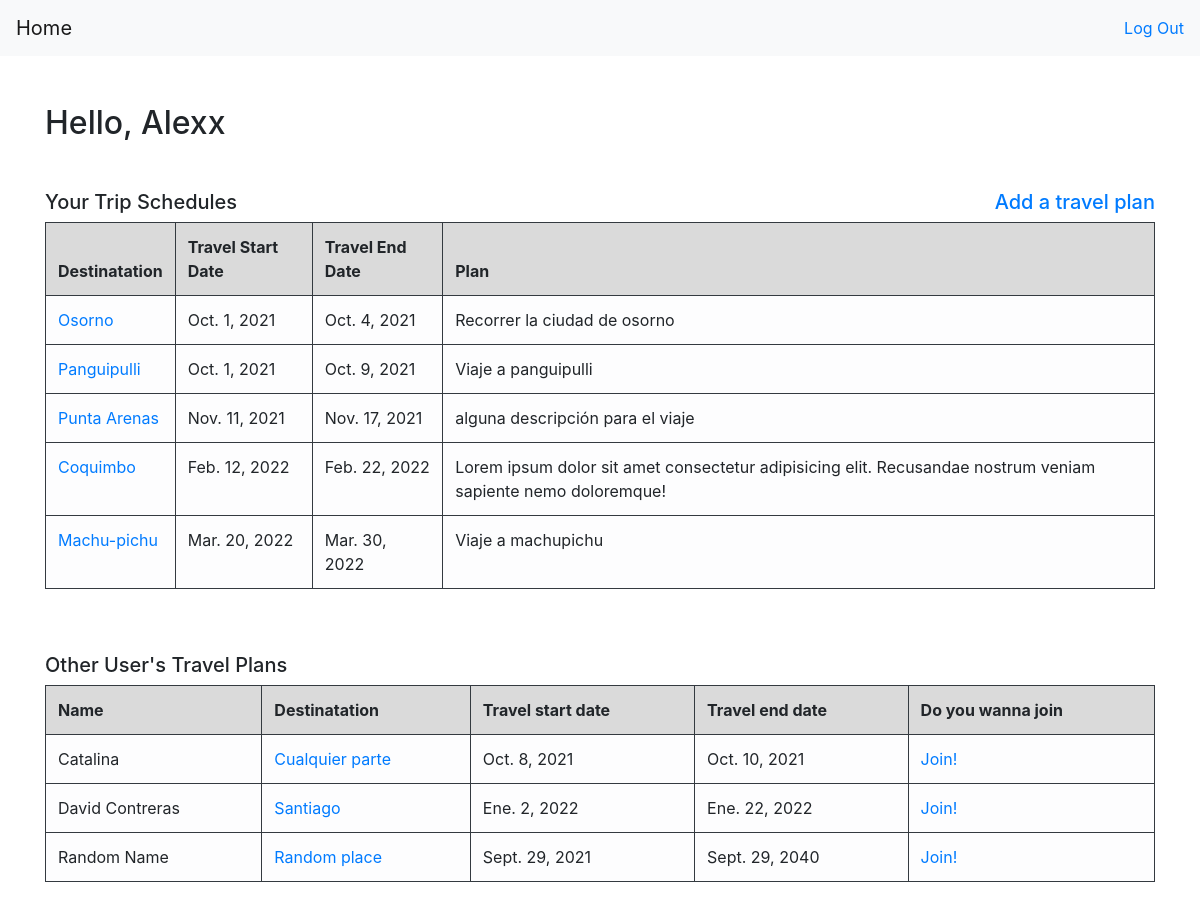
The app's page /travels/ (signed in) with its own data.
### login/models.py (models this page shows)
class User(models.Model):
    name = models.CharField(max_length=100)
    user_name = models.CharField(max_length=100)
    password = models.CharField(max_length=100)
    created_at = models.DateTimeField(auto_now_add=True)
    updated_at = models.DateTimeField(auto_now=True)
    objects = UserManager()

### travel_buddy/models.py (models this page shows)
class Travel(models.Model):
    destination = models.CharField(max_length=100)
    plan = models.CharField(max_length=255)
    start_date = models.DateField()
    end_date = models.DateField()
    user = models.ForeignKey(User, on_delete=CASCADE, related_name="travels")
    joined = models.ManyToManyField(User, related_name="join")
    created_at = models.DateTimeField(auto_now_add=True)
    updated_at = models.DateTimeField(auto_now=True)

### travel_buddy/views.py (the view)
# urls.py: path('travels/', include('travel_buddy.urls')),
def travels(request):
    if 'user_id' not in request.session:
        return redirect('/')
    today = datetime.now()
    context = {
        'active_user': User.objects.get(id=request.session['user_id']),
        'travel_list': Travel.objects.filter(joined = request.session['user_id']).order_by('start_date'),
        'all_travels': Travel.objects.all().exclude(joined = request.session['user_id']),
    }
    return render(request, 'travels.html', context)

### login/templates/travels.html (shortened to what this page needs)
<!DOCTYPE html>
<html lang="en">
<head>
    <link rel="stylesheet" href="https://cdn.jsdelivr.net/npm/bootstrap@4.6.0/dist/css/bootstrap.min.css">
</head>
<body>
    {% include "navbar.html" %}
    <div class="container">
        <div class="my-5">
            <h2>Hello, {{active_user.user_name}}</h2>
        </div>
        <div class='row justify-content-between'>
            <div class="col-md-7">
                <h5>Your Trip Schedules</h5>
            </div>
            <div class="col-md-3 text-right">
                <a href="{% url 'add_travel' %}">
                    <h5>Add a travel plan</h5>
                </a>
            </div>
        </div>
        <div class="row">
            <div class="col table-responsive">
                <table class="table table-hover table-bordered border-dark">
                    <thead>
                        <tr class="table-active">
                            <th class="border-dark border" scope="col">Destinatation</th>
                            <th class="border-dark border" scope="col">Travel Start Date</th>
                            <th class="border-dark border" scope="col">Travel End Date</th>
                            <th class="border-dark border" scope="col">Plan</th>
                        </tr>
                    </thead>
                    <tbody>
                        {% for travel in travel_list %}
                        <tr class="table-light">
                            <td class="border-dark border">
                                <a href="destination/{{travel.id}}">{{travel.destination}}</a>
                            </td>
                            <td class="border-dark border">{{travel.start_date}}</td>
                            <td class="border-dark border">{{travel.end_date}}</td>
                            <td class="border-dark border">{{travel.plan}}</td>
                        </tr>
                        {% endfor %}
                    </tbody>
                </table>
            </div>
        </div><br><br>
    </div>
    <div class="container">
        <div class='row justify-content-between'>
            <div class="col-md-7">
                <h5>Other User's Travel Plans</h5>
            </div>
        </div>
        <div class="row">
            <div class="col">
                <table class="table table-hover table-bordered border-dark ">
                    <thead>
                        <tr class="table-active">
                            <th class="border-dark border" scope="col">Name</th>
                            <th class="border-dark border" scope="col">Destinatation</th>
                            <th class="border-dark border" scope="col">Travel start date</th>
                            <th class="border-dark border" scope="col">Travel end date</th>
                            <th class="border-dark border" scope="col">Do you wanna join</th>
                        </tr>
                    </thead>
                    <tbody>
                        {% for trav in all_travels %}
                        <tr class="table-light">
                            <td class="border-dark border">{{trav.user.name}}</td>
                            <td class="border-dark border">
                                <a href="destination/{{trav.id}}">{{trav.destination}}</a>
                            </td>
                            <td class="border-dark border">{{trav.start_date}}</td>
                            <td class="border-dark border">{{trav.end_date}}</td>
                            <td class="border-dark border">
                                <a href="join/{{trav.id}}">Join!</a>
                            </td>
                        </tr>
                        {% endfor %}
                    </tbody>
                </table>
            </div>
        </div>
    </div>
</body>
</html>
</html>

### login/templates/navbar.html (shortened to what this page needs)
<nav class="navbar navbar-expand-lg navbar-light bg-light">
    <a class="navbar-brand" href="/success">Home</a>
    <div class="collapse navbar-collapse" id="navbarSupportedContent">
        <form class="form-inline">
            <ul class="navbar-nav">
                <a href="{% url 'log_out' %}">Log Out</a>
            </ul>
        </form>
    </div>
</nav>

### records on screen
User: user_name "Alexx"
Travel: destination "Osorno", start_date "Oct. 1, 2021", end_date "Oct. 4, 2021", plan "Recorrer la ciudad de osorno"
Travel: destination "Panguipulli", start_date "Oct. 1, 2021", end_date "Oct. 9, 2021", plan "Viaje a panguipulli"
Travel: destination "Punta Arenas", start_date "Nov. 11, 2021", end_date "Nov. 17, 2021", plan "alguna descripción para el viaje"
Travel: destination "Coquimbo", start_date "Feb. 12, 2022", end_date "Feb. 22, 2022", plan "Lorem ipsum dolor sit amet consectetur adipisicing elit. Recusandae nostrum veniam sapiente nemo doloremque!"
Travel: destination "Machu-pichu", start_date "Mar. 20, 2022", end_date "Mar. 30, 2022", plan "Viaje a machupichu"
Travel: user.name "Catalina", destination "Cualquier parte", start_date "Oct. 8, 2021", end_date "Oct. 10, 2021"
Travel: user.name "David Contreras", destination "Santiago", start_date "Ene. 2, 2022", end_date "Ene. 22, 2022"
Travel: user.name "Random Name", destination "Random place", start_date "Sept. 29, 2021", end_date "Sept. 29, 2040"
